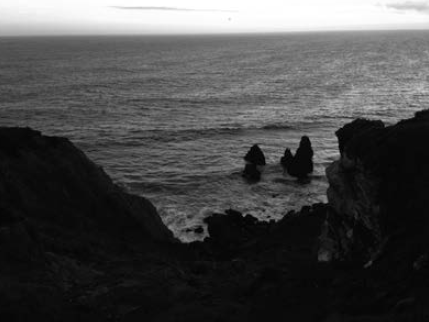
#> input picture img/09_sea_gray.png, 429 x 322 px
$ python 09_histogram_equalization.py
#> lines starting #> are read from the running program, lines starting #| are printed output that depends on the picture
import cv2
import numpy as np
import matplotlib.pyplot as plt

# -------------------
# Grayscale Equalization
# -------------------
gray = cv2.imread('img/09_sea_gray.png', cv2.IMREAD_GRAYSCALE)
#> gray is the input picture: shape (322, 429); min 0, max 255, mean 72.8
gray_eq = cv2.equalizeHist(gray)
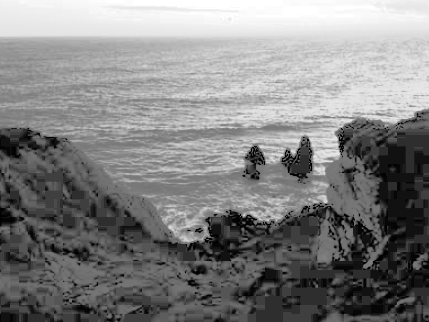
#> gray_eq: shape (322, 429); min 0, max 255, mean 130.3

# -------------------
# Color Equalization (Y channel in YUV)
# -------------------
color = cv2.imread('img/09_sea_color.png')
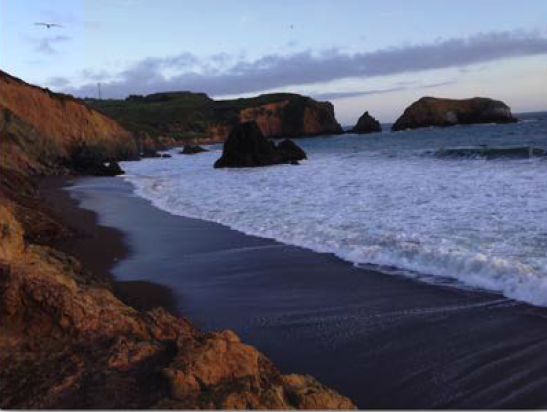
#> input picture img/09_sea_color.png, 547 x 412 px
#> color is the input picture: shape (412, 547, 3); mean B, G, R 113.8, 95, 92.4
color_yuv = cv2.cvtColor(color, cv2.COLOR_BGR2YUV)
#> color_yuv: shape (412, 547, 3); mean of channels 0, 1, 2 96.4, 136.6, 124.5
color_yuv[:, :, 0] = cv2.equalizeHist(color_yuv[:, :, 0])
#> color_yuv: shape (412, 547, 3); mean of channels 0, 1, 2 128.5, 136.6, 124.5
color_eq = cv2.cvtColor(color_yuv, cv2.COLOR_YUV2BGR)
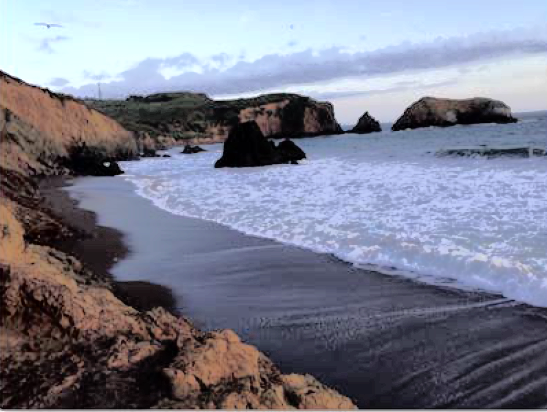
#> color_eq: shape (412, 547, 3); mean B, G, R 143.7, 127.1, 124.5

# Convert color images to RGB for display
color_rgb = cv2.cvtColor(color, cv2.COLOR_BGR2RGB)
color_eq_rgb = cv2.cvtColor(color_eq, cv2.COLOR_BGR2RGB)

# -------------------
# Display results
# -------------------
titles = ['Grayscale Original', 'Grayscale Equalized',
          'Color Original', 'Color Equalized (Y channel)']
images = [gray, gray_eq, color_rgb, color_eq_rgb]

plt.figure(figsize=(12, 8))
for i in range(4):
    plt.subplot(2, 2, i + 1)
    cmap = 'gray' if i < 2 else None
    plt.imshow(images[i], cmap=cmap)
    plt.title(titles[i])
    plt.axis('off')

plt.tight_layout()
plt.show()
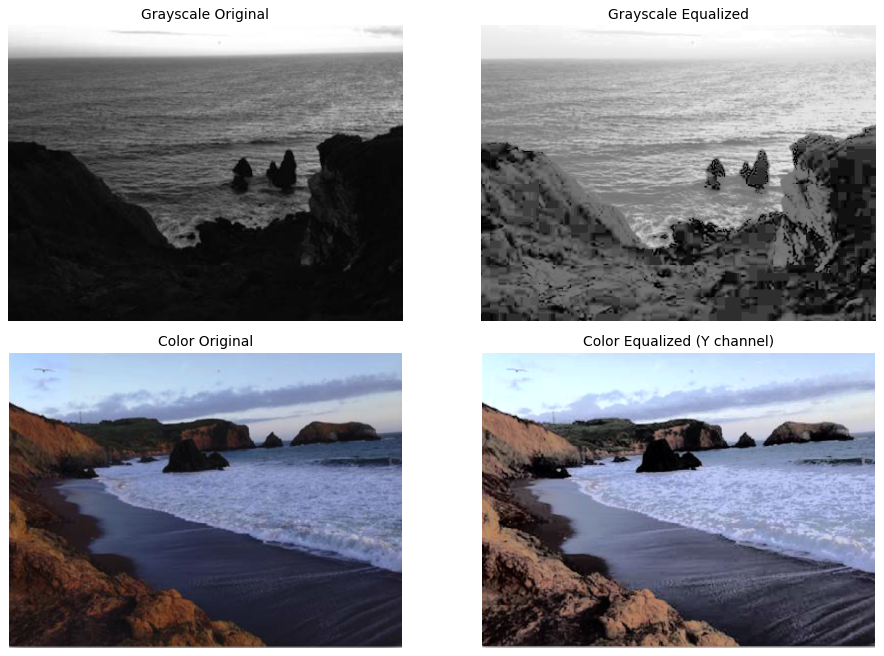
#> figure drawn by matplotlib, 4 panels
